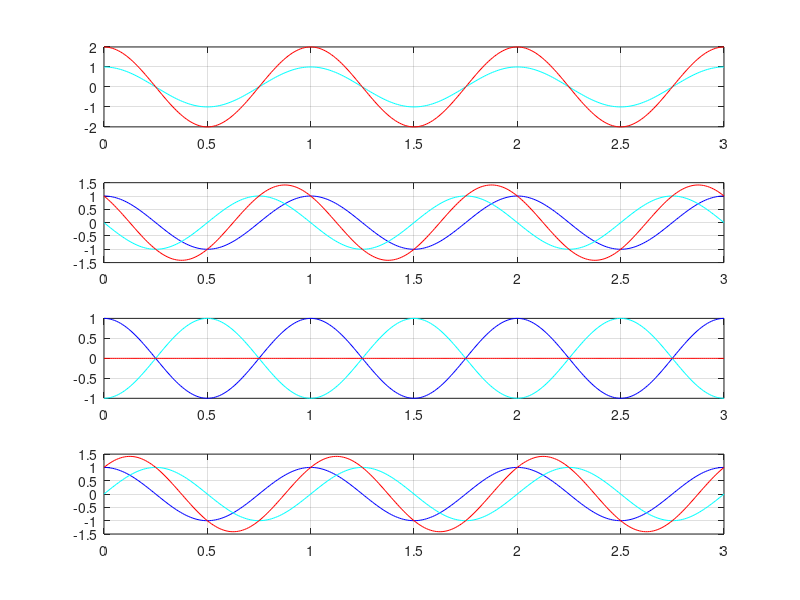

Here is the MATLAB script that generated this plot:
x =linspace(0,3,301); % Domain
y = exp(1j*(2*pi*1.*x+0)); % Reference Signal
y1 =exp(1j*(2*pi*1.*x+0));% Reflected Signal, phase 0
y2 =exp(1j*(2*pi*1.*x+(pi/2)));% Reflected Signal, phase π/2
y3 =exp(1j*(2*pi*1.*x+(pi)));% Reflected Signal, phase π 
y4 =exp(1j*(2*pi*1.*x+(3*pi/2)));% Reflected Signal, phase 3π/2
%%%%%%%%  ↓Plots↓   %%%%%%%%
subplot(4,1,1),
plot(x,real(y1),'c-'),
hold on
plot(x,y+y1,'r-'),
grid;

subplot(4,1,2),
plot(x,real(y),'b-'),
hold on
plot(x,real(y2),'c-'),
plot(x,y+y2,'r-'),
grid;

subplot(4,1,3),
plot(x,real(y),'b-'),
hold on
plot(x,real(y3),'c-'),
plot(x,y+y3,'r-'),
grid;

subplot(4,1,4),
plot(x,real(y),'b-'),
hold on
plot(x,real(y4),'c-'),
plot(x,y+y4,'r-'),
grid;
%% Per subplot: 1. reference, 2. reflected, 3. addition%%
%% In this order!!! %%%%